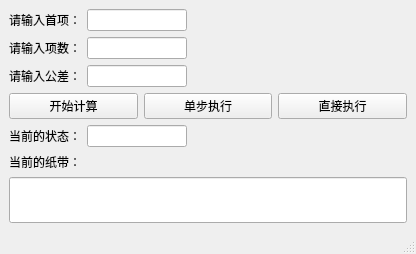
<?xml version="1.0" encoding="UTF-8"?>
<ui version="4.0">
 <class>MainWindow</class>
 <widget class="QMainWindow" name="MainWindow">
  <property name="geometry">
   <rect>
    <x>0</x>
    <y>0</y>
    <width>416</width>
    <height>254</height>
   </rect>
  </property>
  <property name="windowTitle">
   <string>MainWindow</string>
  </property>
  <widget class="QWidget" name="centralwidget">
   <layout class="QVBoxLayout" name="verticalLayout_3">
    <item>
     <layout class="QFormLayout" name="input_formLayout">
      <item row="0" column="0">
       <widget class="QLabel" name="label_a">
        <property name="text">
         <string>请输入首项：</string>
        </property>
       </widget>
      </item>
      <item row="0" column="1">
       <widget class="QLineEdit" name="lineEdit_a">
        <property name="maximumSize">
         <size>
          <width>100</width>
          <height>16777215</height>
         </size>
        </property>
        <property name="font">
         <font>
          <family>Times New Roman</family>
         </font>
        </property>
       </widget>
      </item>
      <item row="1" column="0">
       <widget class="QLabel" name="label_n">
        <property name="text">
         <string>请输入项数：</string>
        </property>
       </widget>
      </item>
      <item row="1" column="1">
       <widget class="QLineEdit" name="lineEdit_n">
        <property name="maximumSize">
         <size>
          <width>100</width>
          <height>16777215</height>
         </size>
        </property>
        <property name="font">
         <font>
          <family>Times New Roman</family>
         </font>
        </property>
       </widget>
      </item>
      <item row="2" column="0">
       <widget class="QLabel" name="label_m">
        <property name="text">
         <string>请输入公差：</string>
        </property>
       </widget>
      </item>
      <item row="2" column="1">
       <widget class="QLineEdit" name="lineEdit_m">
        <property name="maximumSize">
         <size>
          <width>100</width>
          <height>16777215</height>
         </size>
        </property>
        <property name="font">
         <font>
          <family>Times New Roman</family>
         </font>
        </property>
       </widget>
      </item>
     </layout>
    </item>
    <item>
     <layout class="QHBoxLayout" name="horizontalLayout_2">
      <item>
       <widget class="QPushButton" name="pushButton_start">
        <property name="maximumSize">
         <size>
          <width>200</width>
          <height>100</height>
         </size>
        </property>
        <property name="text">
         <string>开始计算</string>
        </property>
       </widget>
      </item>
      <item>
       <widget class="QPushButton" name="pushButton_one">
        <property name="maximumSize">
         <size>
          <width>200</width>
          <height>100</height>
         </size>
        </property>
        <property name="text">
         <string>单步执行</string>
        </property>
       </widget>
      </item>
      <item>
       <widget class="QPushButton" name="pushButton_all">
        <property name="maximumSize">
         <size>
          <width>200</width>
          <height>100</height>
         </size>
        </property>
        <property name="text">
         <string>直接执行</string>
        </property>
       </widget>
      </item>
     </layout>
    </item>
    <item>
     <layout class="QFormLayout" name="stateLayout">
      <item row="0" column="0">
       <widget class="QLabel" name="state_label">
        <property name="maximumSize">
         <size>
          <width>100</width>
          <height>16777215</height>
         </size>
        </property>
        <property name="font">
         <font>
          <family>Adobe Devanagari</family>
          <pointsize>9</pointsize>
         </font>
        </property>
        <property name="text">
         <string>当前的状态：</string>
        </property>
       </widget>
      </item>
      <item row="0" column="1">
       <widget class="QLineEdit" name="state_output">
        <property name="maximumSize">
         <size>
          <width>100</width>
          <height>16777215</height>
         </size>
        </property>
        <property name="frame">
         <bool>true</bool>
        </property>
        <property name="echoMode">
         <enum>QLineEdit::Normal</enum>
        </property>
        <property name="readOnly">
         <bool>true</bool>
        </property>
       </widget>
      </item>
     </layout>
    </item>
    <item>
     <layout class="QVBoxLayout" name="verticalLayout_2">
      <item>
       <widget class="QLabel" name="tape_label">
        <property name="font">
         <font>
          <family>Adobe Devanagari</family>
          <pointsize>9</pointsize>
         </font>
        </property>
        <property name="text">
         <string>当前的纸带：</string>
        </property>
       </widget>
      </item>
      <item>
       <widget class="QLineEdit" name="tape_output">
        <property name="sizePolicy">
         <sizepolicy hsizetype="Expanding" vsizetype="Expanding">
          <horstretch>0</horstretch>
          <verstretch>0</verstretch>
         </sizepolicy>
        </property>
        <property name="font">
         <font>
          <family>Times New Roman</family>
          <pointsize>18</pointsize>
         </font>
        </property>
        <property name="text">
         <string/>
        </property>
        <property name="readOnly">
         <bool>true</bool>
        </property>
       </widget>
      </item>
     </layout>
    </item>
   </layout>
  </widget>
  <widget class="QMenuBar" name="menubar">
   <property name="geometry">
    <rect>
     <x>0</x>
     <y>0</y>
     <width>416</width>
     <height>22</height>
    </rect>
   </property>
  </widget>
  <widget class="QStatusBar" name="statusbar"/>
 </widget>
 <resources/>
 <connections/>
</ui>
